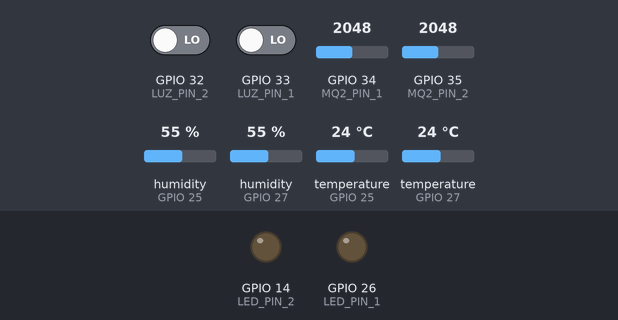
Simulated run of this sketch. Board: ESP32. On the bench: output pins drawn as LEDs (lit = HIGH). Inputs (shaded band) come from the test bench; at power-on: GPIO 32 (LUZ_PIN_2) LOW, GPIO 33 (LUZ_PIN_1) LOW, GPIO 34 (MQ2_PIN_1) = 2048, GPIO 35 (MQ2_PIN_2) = 2048, humidity (sensors on GPIO 25, GPIO 27) 55 %, temperature (sensors on GPIO 25, GPIO 27) 24 °C. WiFi joins after 1.5 s; servers stay silent unless stated; no MQTT or app messages arrive unless stated; what the sketch prints to the serial monitor is not drawn.

Above: at 4.7 s.
4.8 s: GPIO 32 (LUZ_PIN_2) driven HIGH
At 6.8 s:
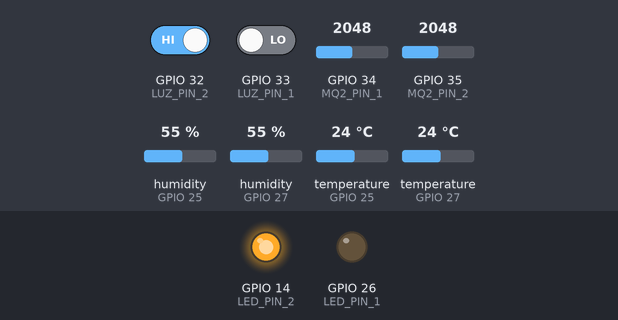
7.5 s: GPIO 33 (LUZ_PIN_1) driven HIGH
At 8.2 s:
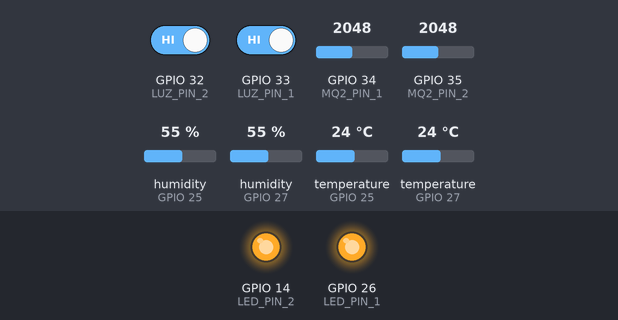
10.2 s: GPIO 32 (LUZ_PIN_2) driven LOW
At 12.2 s:
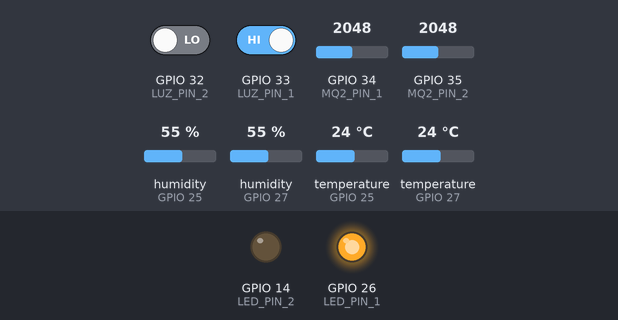
17.4 s: GPIO 33 (LUZ_PIN_1) driven LOW
At 18.7 s:
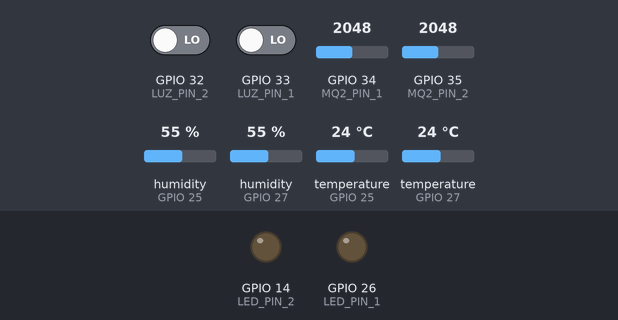
Timing chart, 0 to 20.4 s (numbered marks = the images above; inputs shaded):
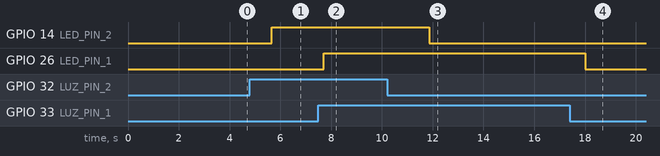

Measured:
- after the input at 4.8 s, GPIO 14 (LED_PIN_2): LOW → HIGH after 0.87 s
- after the input at 7.5 s, GPIO 26 (LED_PIN_1): LOW → HIGH after 0.20 s
- after the input at 10.2 s, GPIO 14 (LED_PIN_2): HIGH → LOW after 1.7 s
- after the input at 17.4 s, GPIO 26 (LED_PIN_1): HIGH → LOW after 0.61 s

The sketch:

eduponics_mini_arduino.ino
```cpp
#include <WiFi.h>
#include <WiFiClientSecure.h>
#include <PubSubClient.h>
#include <DHT.h>

// ===== WIFI =====
const char* ssid     = "Casa Feliz";
const char* password = "33331807759as";

// ===== MQTT - HiveMQ Cloud =====
const char* mqtt_server = "7c9421041ec04ce79cbf3520e3fcc77b.s1.eu.hivemq.cloud";
const int   mqtt_port   = 8883;
const char* mqtt_user   = "albertoamas";
const char* mqtt_pass   = "Huevo0507";

// ===== PINES - HABITACION 1 =====
#define DHTPIN_1   25
#define MQ2_PIN_1  34
#define LUZ_PIN_1  33
#define LED_PIN_1  26   // LED se enciende cuando LDR detecta oscuridad

// ===== PINES - HABITACION 2 =====
#define DHTPIN_2   27
#define MQ2_PIN_2  35
#define LUZ_PIN_2  32
#define LED_PIN_2  14   // LED se enciende cuando LDR detecta oscuridad

#define DHTTYPE DHT11

WiFiClientSecure espClient;
PubSubClient client(espClient);
DHT dht1(DHTPIN_1, DHTTYPE);
DHT dht2(DHTPIN_2, DHTTYPE);

// ===== CALLBACK MQTT =====
void callback(char* topic, byte* payload, unsigned int length) {
  String mensaje = "";
  for (unsigned int i = 0; i < length; i++) {
    mensaje += (char)payload[i];
  }

  Serial.print("[MQTT] Comando recibido en ");
  Serial.print(topic);
  Serial.print(": ");
  Serial.println(mensaje);

  // Puedes agregar aquí otros comandos MQTT si lo necesitas en el futuro
}

// ===== WIFI =====
void setup_wifi() {
  WiFi.mode(WIFI_STA);
  WiFi.begin(ssid, password);
  while (WiFi.status() != WL_CONNECTED) {
    delay(500);
    Serial.print(".");
  }
  Serial.println("\nWiFi conectado");
  Serial.print("IP ESP32: ");
  Serial.println(WiFi.localIP());
}

// ===== RECONEXION MQTT =====
void reconnect() {
  while (!client.connected()) {
    Serial.print("Conectando MQTT HiveMQ... ");
    if (client.connect("ESP32Cliente", mqtt_user, mqtt_pass)) {
      Serial.println("CONECTADO");
    } else {
      Serial.print("ERROR: ");
      Serial.println(client.state());
      delay(2000);
    }
  }
}

// ===== SETUP =====
void setup() {
  Serial.begin(115200);

  // Habitación 1
  pinMode(LED_PIN_1, OUTPUT);
  pinMode(LUZ_PIN_1, INPUT);
  digitalWrite(LED_PIN_1, LOW);

  // Habitación 2
  pinMode(LED_PIN_2, OUTPUT);
  pinMode(LUZ_PIN_2, INPUT);
  digitalWrite(LED_PIN_2, LOW);

  dht1.begin();
  dht2.begin();

  setup_wifi();

  espClient.setInsecure();
  client.setServer(mqtt_server, mqtt_port);
  client.setCallback(callback);

  Serial.println("=== DOMOTICA 2 HABITACIONES ===");
  delay(2000);
}

// ===== LECTURA Y PUBLICACION SENSORES =====
void leerHabitacion(DHT &dht, int mq_pin, int luz_pin, int led_pin,
                    const char* topicTemp, const char* topicHum,
                    const char* topicGas,  const char* topicLuz,
                    const char* nombre) {

  Serial.print("--- "); Serial.print(nombre); Serial.println(" ---");

  // ---- DHT11 ----
  float humedad     = dht.readHumidity();
  float temperatura = dht.readTemperature();

  if (isnan(humedad) || isnan(temperatura)) {
    Serial.println("[DHT11] ERROR - verifica conexion");
  } else {
    Serial.print("[DHT11] Temp: ");
    Serial.print(temperatura, 1);
    Serial.print(" C  |  Humedad: ");
    Serial.print(humedad, 1);
    Serial.println(" %");

    char tempString[8], humString[8];
    dtostrf(temperatura, 1, 2, tempString);
    dtostrf(humedad,     1, 2, humString);
    client.publish(topicTemp, tempString);
    client.publish(topicHum,  humString);
  }

  // ---- MQ2 ----
  int gas = analogRead(mq_pin);
  Serial.print("[MQ2]   Valor: ");
  Serial.print(gas);
  Serial.println(gas > 1000 ? "  ⚠ Gas/humo elevado" : "  Normal");

  char gasString[8];
  itoa(gas, gasString, 10);
  client.publish(topicGas, gasString);

  // ---- LDR + LED ----
  int luz = digitalRead(luz_pin);

  if (luz == 1) {
    // LDR en oscuridad → encender LED de la habitación
    digitalWrite(led_pin, HIGH);
    Serial.println("[LUZ]   Estado: OSCURO → LED encendido");
  } else {
    // Hay luz → apagar LED
    digitalWrite(led_pin, LOW);
    Serial.println("[LUZ]   Estado: HAY LUZ → LED apagado");
  }

  char luzString[8];
  itoa(luz, luzString, 10);
  client.publish(topicLuz, luzString);
}

// ===== LOOP =====
void loop() {
  if (!client.connected()) {
    reconnect();
  }
  client.loop();

  // Habitación 1
  leerHabitacion(
    dht1, MQ2_PIN_1, LUZ_PIN_1, LED_PIN_1,
    "habitacion/temperatura", "habitacion/humedad",
    "habitacion/gas",         "habitacion/luz",
    "HABITACION 1"
  );

  // Habitación 2
  leerHabitacion(
    dht2, MQ2_PIN_2, LUZ_PIN_2, LED_PIN_2,
    "habitacion2/temperatura", "habitacion2/humedad",
    "habitacion2/gas",         "habitacion2/luz",
    "HABITACION 2"
  );

  Serial.println("====================");
  delay(2000);
}
```
